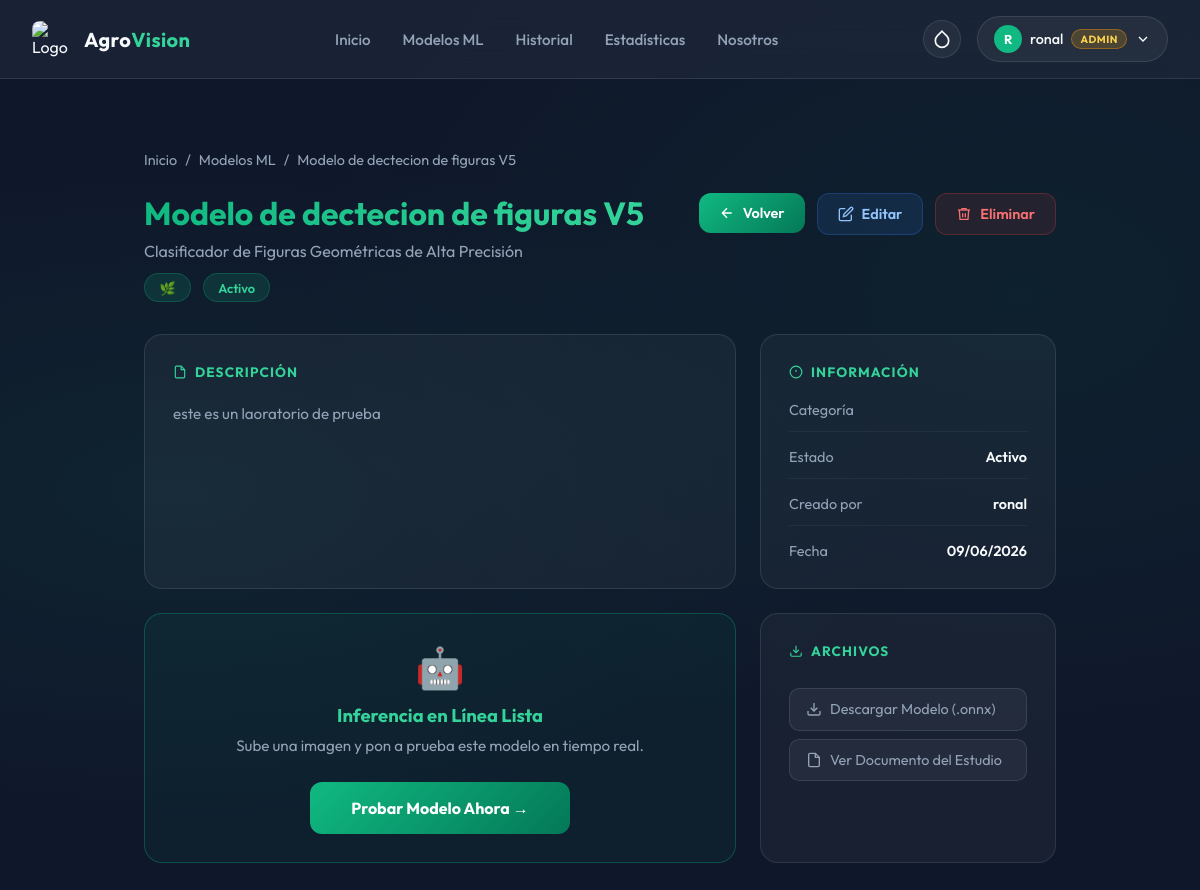
/modelos/19/ (signed in), run on the app's committed database.
### app/models.py (models this page shows, shortened)
class ModeloML(models.Model):
    ESTADO_CHOICES = [
        ('activo', 'Activo'),
        ('inactivo', 'Inactivo'),
        ('entrenamiento', 'En Entrenamiento'),
    ]
    nombre = models.CharField(max_length=255)
    nombre_estudio = models.CharField(max_length=255, verbose_name='Nombre del Estudio')
    descripcion = models.TextField()
    categoria = models.CharField(max_length=100)
    estado = models.CharField(max_length=20, choices=ESTADO_CHOICES, default='activo')
    archivo_modelo = models.FileField(
        upload_to='modelos_ml/',
        verbose_name='Archivo del Modelo (.onnx)',
        help_text='Sube el archivo de tu modelo entrenado (formato aceptado: .onnx)'
    )
    documento_estudio = models.FileField(
        upload_to='estudios_pdf/',
        verbose_name='Documento del Estudio (PDF)',
        blank=True,
        null=True,
        help_text='Documento PDF con la investigación o estudio relacionado'
    )
    precision = models.DecimalField(
        max_digits=5,
        decimal_places=2,
        blank=True,
        null=True,
        verbose_name='Precisión (%)',
        help_text='Precisión del modelo en porcentaje (ej: 95.87)'
    )
    img_width = models.IntegerField(
        default=28,
        verbose_name='Ancho de Entrada (px)',
        help_text='Ancho esperado de la imagen por el modelo ONNX (ej: 28, 224).'
    )
    img_height = models.IntegerField(
        default=28,
        verbose_name='Alto de Entrada (px)',
        help_text='Alto esperado de la imagen por el modelo ONNX (ej: 28, 224).'
    )
    es_rgb = models.BooleanField(
        default=False,
        verbose_name='¿Es RGB (A color)?',
        help_text='Marca esta opción si el modelo fue entrenado con imágenes a color. Déjalo vacío si es en escala de grises.'
    )
    invertir_colores = models.BooleanField(
        default=False,
        verbose_name='¿Invertir Colores?',
        help_text='Ideal para modelos como MNIST que esperan trazos blancos sobre fondo negro.'
    )
    nombres_clases = models.TextField(
        blank=True,
        null=True,
        verbose_name='Nombres de las Clases',
        help_text='Nombres separados por comas. Ej: "Manzana Sana,Manzana Enferma". Convierte el resultado numérico en texto legible.'
    )
    usuario = models.ForeignKey(User, on_delete=models.CASCADE, related_name='modelos_ml')
    fecha_creacion = models.DateTimeField(auto_now_add=True)
    fecha_actualizacion = models.DateTimeField(auto_now=True)
    class Meta:
        ordering = ['-fecha_creacion']
        verbose_name = 'Modelo ML'
        verbose_name_plural = 'Modelos ML'

### app/views.py (the view)
# urls.py: path('modelos/<int:pk>/', views.modelo_detalle, name='modelo_detalle'),
@login_required(login_url='index')
def modelo_detalle(request, pk):
    from app.models import ModeloML
    modelo = get_object_or_404(ModeloML, pk=pk)
    return render(request, 'modelo_detalle.html', {
        'modelo': modelo,
        'es_admin': es_admin(request.user),
    })

### app/models.py (called while the page is built)
    def es_admin(self):
        return self.rol == 'admin' or self.user.is_superuser

### app/views.py (called while the page is built)
def es_admin(user):
    try:
        return user.profile.es_admin()
    except Exception:
        return user.is_superuser

### app/templates/modelo_detalle.html (shortened to what this page needs)
{% extends "base.html" %}
{% block content %}
<div class="detalle-container">
    <div class="breadcrumb">
        <a href="{% url 'dashboard' %}">Inicio</a>
        <span>/</span>
        <a href="{% url 'modelos_lista' %}">Modelos ML</a>
        <span>/</span>
        <span>{{ modelo.nombre }}</span>
    </div>
    <div class="detalle-header">
        <div class="detalle-title">
            <h1><span>{{ modelo.nombre }}</span></h1>
            <p>{{ modelo.nombre_estudio }}</p>
            <div class="badge-row">
                <span class="badge badge-cat">🌿 {{ modelo.get_categoria_display }}</span>
                <span class="badge badge-{{ modelo.estado }}">{{ modelo.get_estado_display }}</span>
            </div>
        </div>
        <div class="header-actions">
            <a href="{% url 'modelos_lista' %}" class="btn-volver">
                <svg width="16" height="16" viewBox="0 0 24 24" fill="none" stroke="currentColor" stroke-width="2"><path d="M19 12H5M12 19l-7-7 7-7"/></svg>
                Volver
            </a>
            {% if es_admin %}
            <a href="{% url 'modelo_editar' modelo.pk %}" class="btn-editar">
                <svg width="16" height="16" viewBox="0 0 24 24" fill="none" stroke="currentColor" stroke-width="2"><path d="M11 4H4a2 2 0 0 0-2 2v14a2 2 0 0 0 2 2h14a2 2 0 0 0 2-2v-7"/><path d="M18.5 2.5a2.121 2.121 0 0 1 3 3L12 15l-4 1 1-4 9.5-9.5z"/></svg>
                Editar
            </a>
            <button class="btn-eliminar" onclick="document.getElementById('modal-eliminar').classList.add('active')">
                <svg width="16" height="16" viewBox="0 0 24 24" fill="none" stroke="currentColor" stroke-width="2"><polyline points="3 6 5 6 21 6"/><path d="M19 6l-1 14H6L5 6"/><path d="M10 11v6M14 11v6"/><path d="M9 6V4h6v2"/></svg>
                Eliminar
            </button>
            {% endif %}
        </div>
    </div>
    <div class="detalle-grid">
        <div class="glass-card">
            <h3>
                <svg width="14" height="14" viewBox="0 0 24 24" fill="none" stroke="currentColor" stroke-width="2"><path d="M14 2H6a2 2 0 0 0-2 2v16a2 2 0 0 0 2 2h12a2 2 0 0 0 2-2V8z"/><polyline points="14 2 14 8 20 8"/></svg>
                Descripción
            </h3>
            <p class="descripcion">{{ modelo.descripcion }}</p>
        </div>
        <div class="glass-card">
            <h3>
                <svg width="14" height="14" viewBox="0 0 24 24" fill="none" stroke="currentColor" stroke-width="2"><circle cx="12" cy="12" r="10"/><line x1="12" y1="8" x2="12" y2="12"/><line x1="12" y1="16" x2="12.01" y2="16"/></svg>
                Información
            </h3>
            <div class="meta-list">
                <div class="meta-item">
                    <span class="meta-label">Categoría</span>
                </div>
                <div class="meta-item">
                    <span class="meta-label">Estado</span>
                    <span class="meta-value">{{ modelo.get_estado_display }}</span>
                </div>
                <div class="meta-item">
                    <span class="meta-label">Creado por</span>
                    <span class="meta-value">{{ modelo.usuario.get_full_name|default:modelo.usuario.username }}</span>
                </div>
                <div class="meta-item">
                    <span class="meta-label">Fecha</span>
                    <span class="meta-value">{{ modelo.fecha_creacion|date:"d/m/Y" }}</span>
                </div>
            </div>
        </div>
        {% if modelo.estado != 'inactivo' %}
        <div class="glass-card" style="border-color: rgba(16,185,129,0.3); background: rgba(16,185,129,0.05); justify-content: center; align-items: center; text-align: center;">
            <div style="font-size: 2.5rem; margin-bottom: 0.75rem;">🤖</div>
            <strong style="color: var(--theme-text-hl); font-size: 1.15rem; display: block; margin-bottom: 0.5rem;">Inferencia en Línea Lista</strong>
            <p style="color: var(--text-muted); font-size: 0.95rem; line-height: 1.5; margin-bottom: 1.5rem;">
                Sube una imagen y pon a prueba este modelo en tiempo real.
            </p>
            <a href="{% url 'modelo_ejecutar' modelo.pk %}" class="btn-ejecutar" style="max-width: 260px; margin: 0 auto;">
                Probar Modelo Ahora →
            </a>
        </div>
        {% endif %}
        <div class="glass-card">
            <h3>
                <svg width="14" height="14" viewBox="0 0 24 24" fill="none" stroke="currentColor" stroke-width="2"><path d="M21 15v4a2 2 0 0 1-2 2H5a2 2 0 0 1-2-2v-4"/><polyline points="7 10 12 15 17 10"/><line x1="12" y1="15" x2="12" y2="3"/></svg>
                Archivos
            </h3>
            {% if modelo.archivo_modelo %}
            <a href="{{ modelo.archivo_modelo.url }}" class="btn-descargar" download>
                <svg width="16" height="16" viewBox="0 0 24 24" fill="none" stroke="currentColor" stroke-width="2"><path d="M21 15v4a2 2 0 0 1-2 2H5a2 2 0 0 1-2-2v-4"/><polyline points="7 10 12 15 17 10"/><line x1="12" y1="15" x2="12" y2="3"/></svg>
                Descargar Modelo (.onnx)
            </a>
            {% endif %}
            {% if modelo.documento_estudio %}
            <a href="{{ modelo.documento_estudio.url }}" class="btn-descargar" target="_blank">
                <svg width="16" height="16" viewBox="0 0 24 24" fill="none" stroke="currentColor" stroke-width="2"><path d="M14 2H6a2 2 0 0 0-2 2v16a2 2 0 0 0 2 2h12a2 2 0 0 0 2-2V8z"/><polyline points="14 2 14 8 20 8"/></svg>
                Ver Documento del Estudio
            </a>
            {% else %}
            <p style="color: var(--text-muted); font-size: 0.85rem; margin-top: 0.5rem;">No se adjuntó documento de estudio.</p>
            {% endif %}
        </div>
    </div>
</div>
{% endblock %}

### app/templates/base.html (shortened to what this page needs)
<!DOCTYPE html>
<html lang="es">
<head>
</head>
<body x-data="{
    mobileMenuOpen: false,
    theme: localStorage.getItem('theme') || 'green',
    toggleTheme() {
        this.theme = this.theme === 'green' ? 'indigo' : 'green';
        localStorage.setItem('theme', this.theme);
        document.documentElement.setAttribute('data-theme', this.theme);
    }
}" x-init="document.documentElement.setAttribute('data-theme', theme)">
    <nav class="navbar">
        <div class="nav-container">
            <a href="{% url 'dashboard' %}" class="nav-brand">
                {% load static %}
                <img src="{% static 'img/agrovisio_logo.png' %}" alt="Logo ISER"
                    style="width:36px; height:36px; border-radius:8px; object-fit:cover;">
                <div class="brand-text">Agro<span>Vision</span></div>
            </a>
            <div class="nav-links">
                <a href="{% url 'dashboard' %}"
                    class="nav-link {% if request.resolver_match.url_name == 'dashboard' %}active{% endif %}">Inicio</a>
                <a href="{% url 'modelos_lista' %}"
                    class="nav-link {% if 'modelos' in request.resolver_match.url_name %}active{% endif %}">Modelos
                    ML</a>
                <a href="{% url 'historial_lista' %}"
                    class="nav-link {% if 'historial' in request.resolver_match.url_name %}active{% endif %}">Historial</a>
                <a href="{% url 'estadisticas' %}"
                    class="nav-link {% if request.resolver_match.url_name == 'estadisticas' %}active{% endif %}">Estadísticas</a>
                <a href="{% url 'nosotros' %}"
                    class="nav-link {% if request.resolver_match.url_name == 'nosotros' %}active{% endif %}">Nosotros</a>
            </div>
            <div style="display: flex; gap: 1rem; align-items: center;">
                <button @click="toggleTheme()" class="user-btn" title="Alternar Tema"
                    style="padding: 0.5rem; border-radius: 50%;">
                    <svg x-show="theme === 'green'" width="20" height="20" viewBox="0 0 24 24" fill="none"
                        stroke="currentColor" stroke-width="2">
                        <path d="M12 2.69l5.66 5.66a8 8 0 1 1-11.31 0z" />
                    </svg>
                </button>
                <div class="user-menu-container" x-data="{ open: false }">
                    <button @click="open = !open" @click.outside="open = false" class="user-btn">
                        <div class="user-avatar">
                            {{ user.first_name|default:user.username|make_list|first|upper }}
                        </div>
                        <span>{{ user.username }}</span>
                        {% if user.profile.rol == 'admin' or user.is_superuser %}
                        <span
                            style="background:rgba(245,158,11,0.2); border:1px solid rgba(245,158,11,0.4); color:#FCD34D; font-size:0.65rem; font-weight:700; padding:0.15rem 0.5rem; border-radius:999px; letter-spacing:0.05em;">ADMIN</span>
                        {% else %}
                        <span
                            style="background:rgba(59,130,246,0.15); border:1px solid rgba(59,130,246,0.3); color:#93C5FD; font-size:0.65rem; font-weight:700; padding:0.15rem 0.5rem; border-radius:999px; letter-spacing:0.05em;">USER</span>
                        {% endif %}
                        <svg width="16" height="16" viewBox="0 0 24 24" fill="none" stroke="currentColor"
                            stroke-width="2">
                            <path d="m6 9 6 6 6-6" />
                        </svg>
                    </button>
                </div>
            </div>
        </div>
    </nav>
    <main class="main-container">
        {% block content %}
        {% endblock %}
    </main>
</body>
</html>

### app/templates/base.html (style rules this page uses)
:root { --primary: #10B981; --primary-hover: #059669; --secondary: #10B981; --background-dark: #0f172a; --surface: #1e293b; --surface-glass: rgba(30, 41, 59, 0.7); --glass-border: rgba(255, 255, 255, 0.1); --text-main: #F8FAFC; --text-muted: #94A3B8; --theme-grad-1: #10B981; --theme-grad-2: #047857; --theme-text-hl: #34D399; --theme-icon-bg: #10B981; }
* { margin: 0; padding: 0; box-sizing: border-box; font-family: 'Outfit', sans-serif; }
body { background-color: var(--background-dark); background-image: radial-gradient(ellipse at 15% 50%, rgba(16, 185, 129, 0.08) 0%, transparent 50%), radial-gradient(ellipse at 85% 30%, rgba(4, 120, 87, 0.1) 0%, transparent 50%); background-attachment: fixed; color: var(--text-main); min-height: 100vh; display: flex; flex-direction: column; overflow-x: hidden; }
.navbar { background: var(--surface-glass); backdrop-filter: blur(16px); -webkit-backdrop-filter: blur(16px); border-bottom: 1px solid var(--glass-border); position: sticky; top: 0; z-index: 50; padding: 1rem 2rem; transition: all 0.3s ease; }
.nav-container { max-width: 1400px; margin: 0 auto; display: flex; justify-content: space-between; align-items: center; }
.nav-brand { display: flex; align-items: center; gap: 1rem; text-decoration: none; color: var(--text-main); }
.brand-text { font-size: 1.25rem; font-weight: 700; letter-spacing: 0.02em; }
.brand-text span { color: var(--theme-text-hl); }
.nav-links { display: flex; gap: 2rem; align-items: center; }
.nav-link { text-decoration: none; color: var(--text-muted); font-weight: 500; font-size: 0.95rem; transition: color 0.2s, transform 0.2s; position: relative; }
.nav-link::after { content: ''; position: absolute; bottom: -5px; left: 0; width: 100%; height: 2px; background: linear-gradient(90deg, var(--theme-grad-1), var(--theme-grad-2)); transform: scaleX(0); transition: transform 0.3s ease; transform-origin: right; }
.user-menu-container { position: relative; }
.user-btn { background: rgba(255, 255, 255, 0.05); border: 1px solid var(--glass-border); padding: 0.5rem 1rem; border-radius: 9999px; color: var(--text-main); display: flex; align-items: center; gap: 0.5rem; cursor: pointer; transition: background 0.2s; font-size: 0.9rem; font-weight: 500; }
.user-avatar { width: 28px; height: 28px; background: var(--theme-icon-bg); border-radius: 50%; display: flex; align-items: center; justify-content: center; font-weight: bold; color: white; font-size: 0.8rem; }
.main-container { flex: 1; padding: 2rem; max-width: 1400px; margin: 0 auto; width: 100%; }

### data on the page
ModeloML: nombre "Modelo de dectecion de figuras V5", nombre_estudio "Clasificador de Figuras Geométricas de Alta Precisión", estado "Activo", descripcion "este es un laoratorio de prueba", usuario.get_full_name "ronal", fecha_creacion "09/06/2026"

### other printed values
{{ user.first_name|default:user.username|make_list|first|upper }} "R"
{{ user.username }} "ronal"
